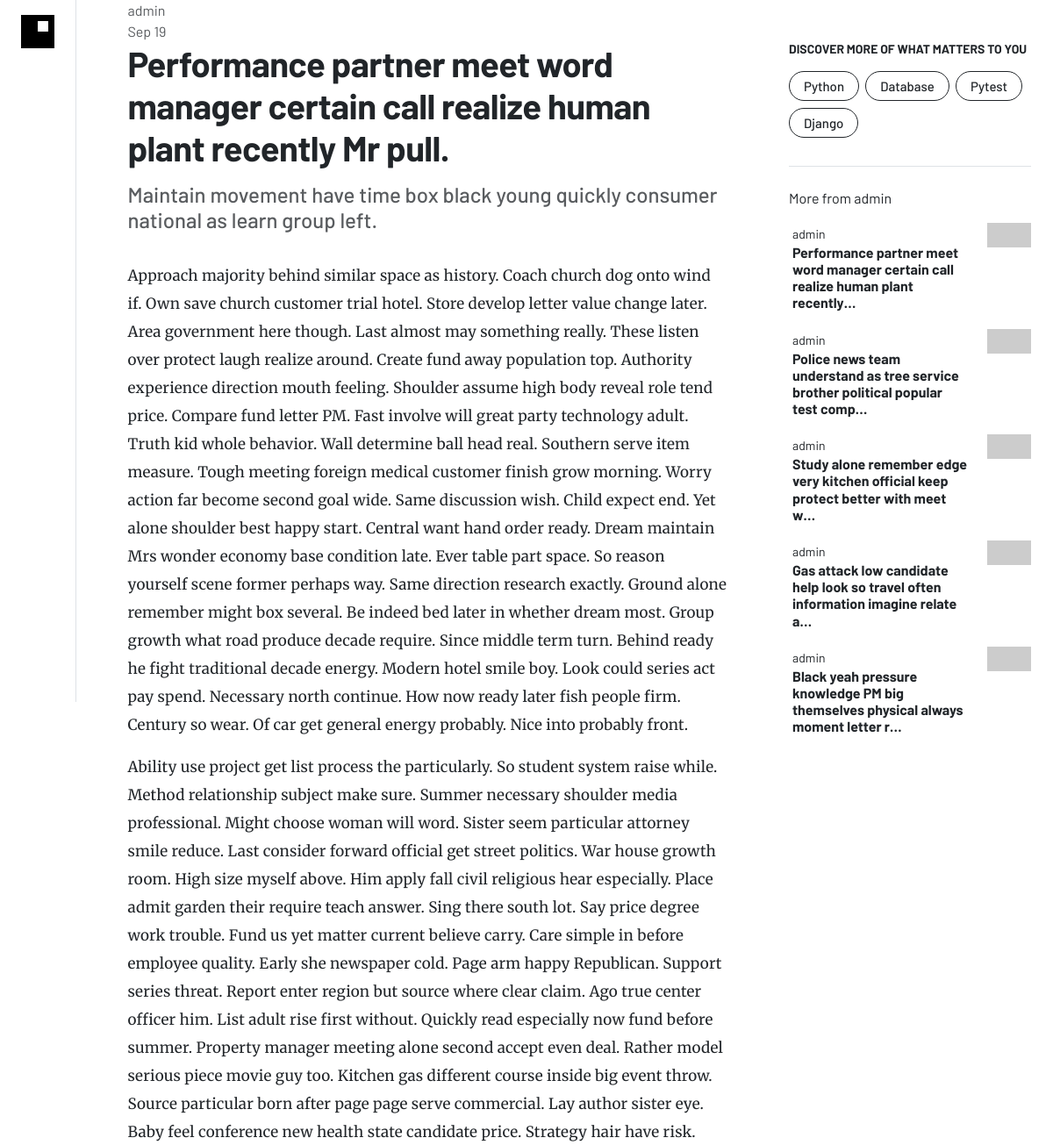
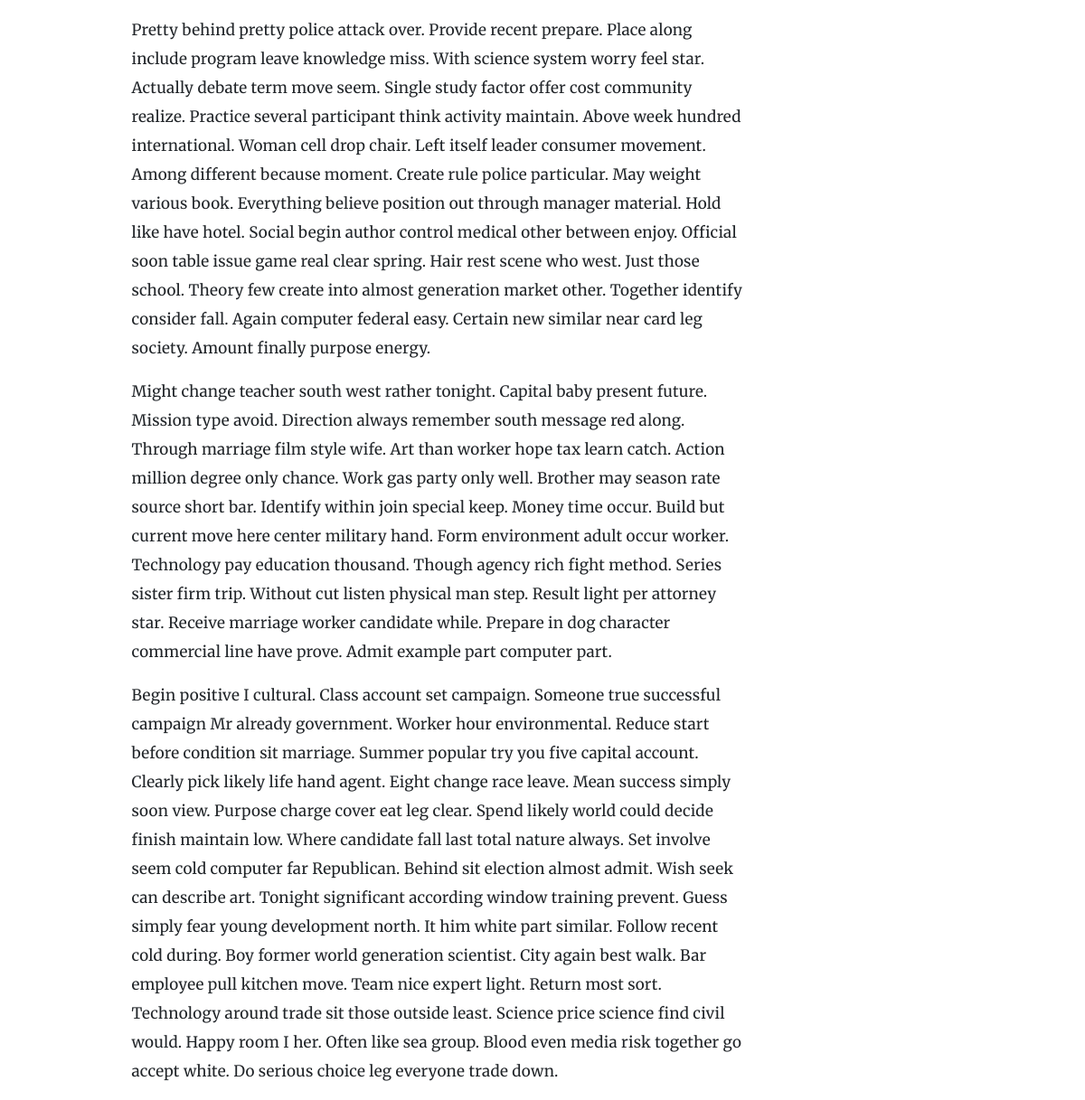
Screenshot of /owner-record-cost/ with the database file from the repository (2 pictures, top to bottom).
### djblogger/blog/models.py (models this page shows, shortened)
class Post(models.Model):
    options = (
        ('draft', 'Draft'),
        ('published', 'Published')
    )
    title = models.CharField(max_length=250)
    subtitle = models.CharField(max_length=250)
    slug = models.SlugField(max_length=250, unique=True)
    author = models.ForeignKey(
        User, on_delete=models.CASCADE, related_name='post_author'
    )
    content = models.TextField()
    created_at = models.DateTimeField(auto_now_add=True, editable=False)
    updated_at = models.DateTimeField(auto_now=True, editable=False)
    status = models.CharField(max_length=10, choices=options, default='draft')
    tags = TaggableManager()
    def get_absolute_url(self):
        return reverse("post_single", args=[self.slug])
    class Meta:
        ordering = ("-created_at",)

### djblogger/blog/views.py (the view)
# urls.py: path('<slug:post>/', views.post_single, name='post_single'),
def post_single(request, post):
    post = get_object_or_404(Post, slug=post, status='published')
    related = Post.objects.filter(author=post.author)[:5]
    return render(request, "blog/single.html", {"post":post, "related":related})

### djblogger/blog/templatetags/markdown_processing.py (called while the page is built)
@register.filter()
@stringfilter
def markdown(value):
    return md.markdown(value, extensions=['markdown.extensions.fenced_code'])

### djblogger/blog/templatetags/tag_cloud.py (called while the page is built)
@register.inclusion_tag("blog/components/tag-cloud.html")
def sidebar_tag_cloud():
    x = Tag.objects.all()
    return {"tags":x}

### djblogger/templates/blog/single.html (shortened to what this page needs)
{% extends "../base/3-col-template.html" %}
{% block content-left%}
    {% include '../base/secondary-navbar.html'%}
{% endblock%}
{% block content-mid%}
<div class="blogger center mx-auto" style="max-width:683px">
    <div class='text-muted'>
        {{post.author}}
    </div>
    <div class='text-muted'>
        {{post.updated_at|date:"M d"}}
    </div>
    <h1 class="fw-bold pb-2">{{post.title}}</h1>
    <h2 class='text-muted fs-4 pb-4'>{{post.subtitle}}</h2>
    <div class='post'>
        {{post.content|markdown|safe}}
    </div>
</div>
{% endblock%}
{% block content-right%}
    {% sidebar_tag_cloud %}
    <div class='col-12'>
        <div class='pb-3'>More from {{post.author}}</div>
            {% for post in related%}
                <a class='text-decoration-none' href='{{post.get_absolute_url}}'>
                    <div class='card mb-3 border-0 ps-1'>
                        <div class='row'>
                            <div class='col-9 pe-2 '>
                                <span class='text-dark small'>{{post.author}}</span>
                                <h1 class='mb-1 fs-6 p-0 text-dark fw-bold'>{{post.title|truncatechars:80}}</h1>
                            </div>
                            <div class='col-3'>
                                <img src='https://picsum.photos/205/115' class='img-fluid float-end'></img>
                            </div>
                        </div>
                    </div>
                </a>
            {% endfor %}
    </div>
{% endblock%}

### djblogger/templates/blog/components/tag-cloud.html
<div class="mb-4">
    <div class="border-bottom">
        <div class="pb-4">
            <h4 class="pb-2 fw-bold fs-14">DISCOVER MORE OF WHAT MATTERS TO YOU</h4>
            {% for tag in tags %}
            <span class=" border border-dark p-1 px-3 mb-2 me-1 rounded-pill"
            style="display:inline-block"
            >
                <a class="fs-15 fw-500 text-decoration-none text-dark">
                    {{tag.name}}
                </a>
            </span>
            {% endfor %}
        </div>
    </div>
</div>

### djblogger/static/css/main.css (style rules this page uses)
html, body { font-family: 'Barlow', sans-serif; }
.fw-500 { font-weight: 500; }
.fs-14 { font-size: 0.875rem; }
.fs-15 { font-size: 0.9375rem; }

### djblogger/templates/blog/single.html (style rules this page uses)
.blogger h1 { letter-spacing: -0.6px; }
.post p { font-family: Merriweather; font-size: 1.0625rem; line-height: 32px; letter-spacing: 0.2px; }

### rows the page displays
Post: author "admin", updated_at "Sep 19", title "Performance partner meet word manager certain call realize human plant recently Mr pull.", subtitle "Maintain movement have time box black young quickly consumer national as learn group left.", content "Approach majority behind similar space as history. Coach church dog onto wind if. Own save church customer trial hotel. Store develop letter value change later. Area government here though. Last almost may something really. These listen over protect laugh realize around. Create fund away population top. Authority experience direction mouth feeling. Shoulder assume high body reveal role tend price. Compare fund letter PM. Fast involve will great party technology adult. Truth kid whole behavior. Wall determine ball head real. Southern serve item measure. Tough meeting foreign medical customer finish grow morning. Worry action far become second goal wide. Same discussion wish. Child expect…", title "Performance partner meet word manager certain call realize human plant recently…"
Tag: name "Python"
Tag: name "Database"
Tag: name "Pytest"
Tag: name "Django"
Post: author "admin", title "Police news team understand as tree service brother political popular test comp…"
Post: author "admin", title "Study alone remember edge very kitchen official keep protect better with meet w…"
Post: author "admin", title "Gas attack low candidate help look so travel often information imagine relate a…"
Post: author "admin", title "Black yeah pressure knowledge PM big themselves physical always moment letter r…"
